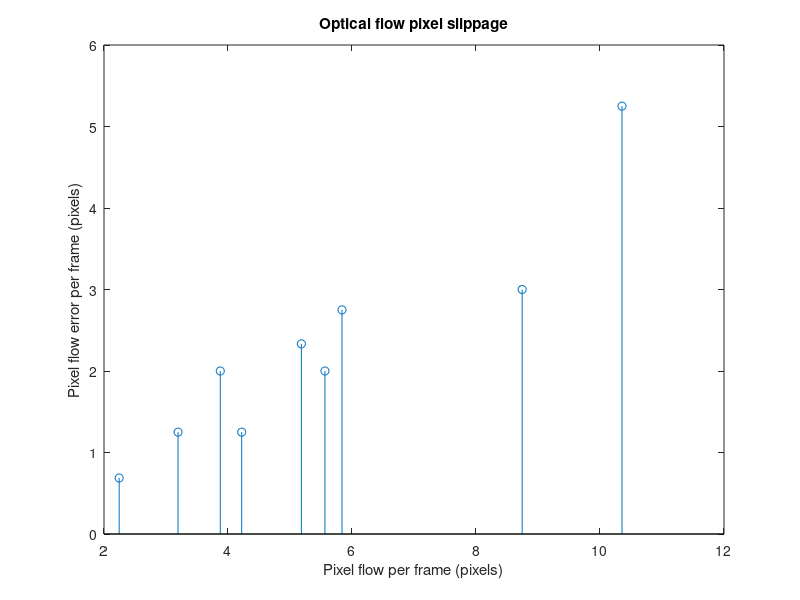
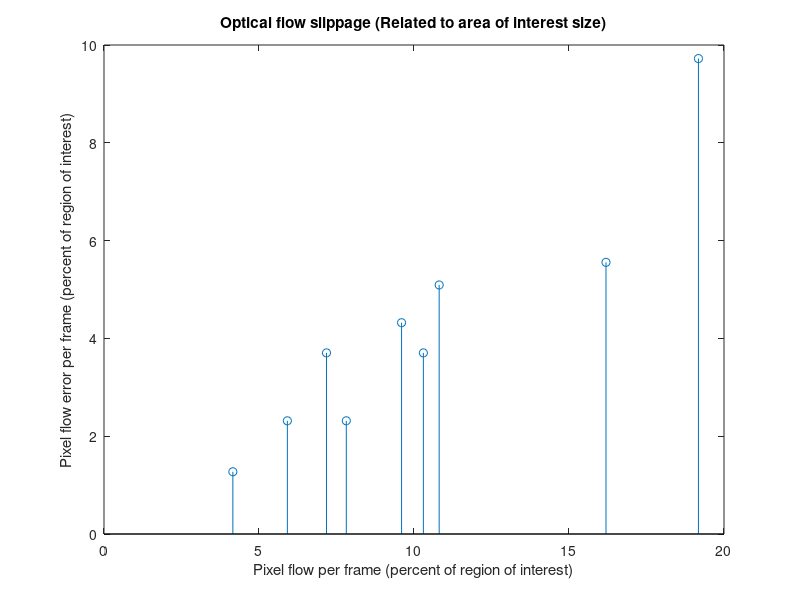

These figures' MATLAB source, in order:
miny = 120;
maxy = 174;
deltaY = maxy - miny;


estFlow = [23.7645 3.7510 22.9775 32.0686 15.5520 24.9122 25.6496 40.8375 37.0613];
pixelSlip = [10 4 12 18 10 11 21 42 33];
steps = [8 2 4 9 8 16 9 8 12];

predictedFlow = estFlow ./ steps;
correctedFlow = (estFlow + pixelSlip) ./ steps;
frameSlip = pixelSlip ./ steps;

figure;
stem(correctedFlow, frameSlip)
title('Optical flow pixel slippage')
xlabel('Pixel flow per frame (pixels)')
ylabel('Pixel flow error per frame (pixels)')

correctedFlowPct = correctedFlow * 100 / deltaY;
frameSlipPct = pixelSlip ./ steps ./ deltaY * 100;

figure;
stem(correctedFlowPct, frameSlipPct)
title('Optical flow slippage (Related to area of interest size)')
xlabel('Pixel flow per frame (percent of region of interest)')
ylabel('Pixel flow error per frame (percent of region of interest)')
xlim([0 20])